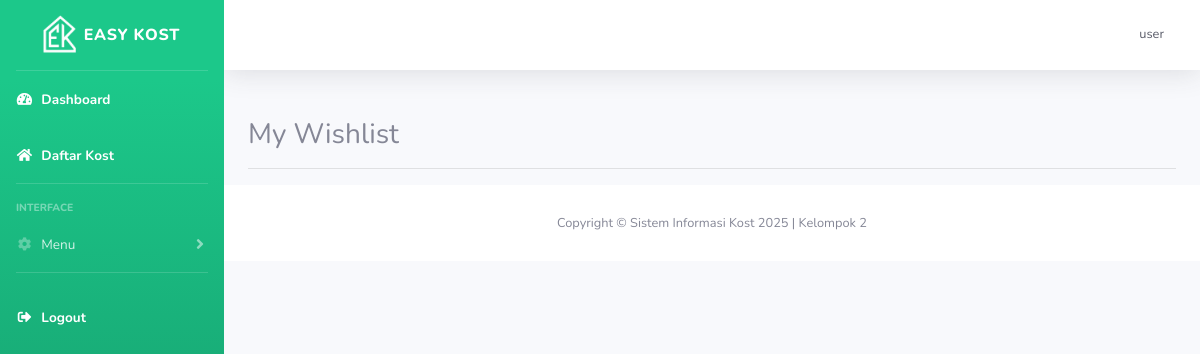
Page /kost/wishlist.php (signed in) on the earlier database version.
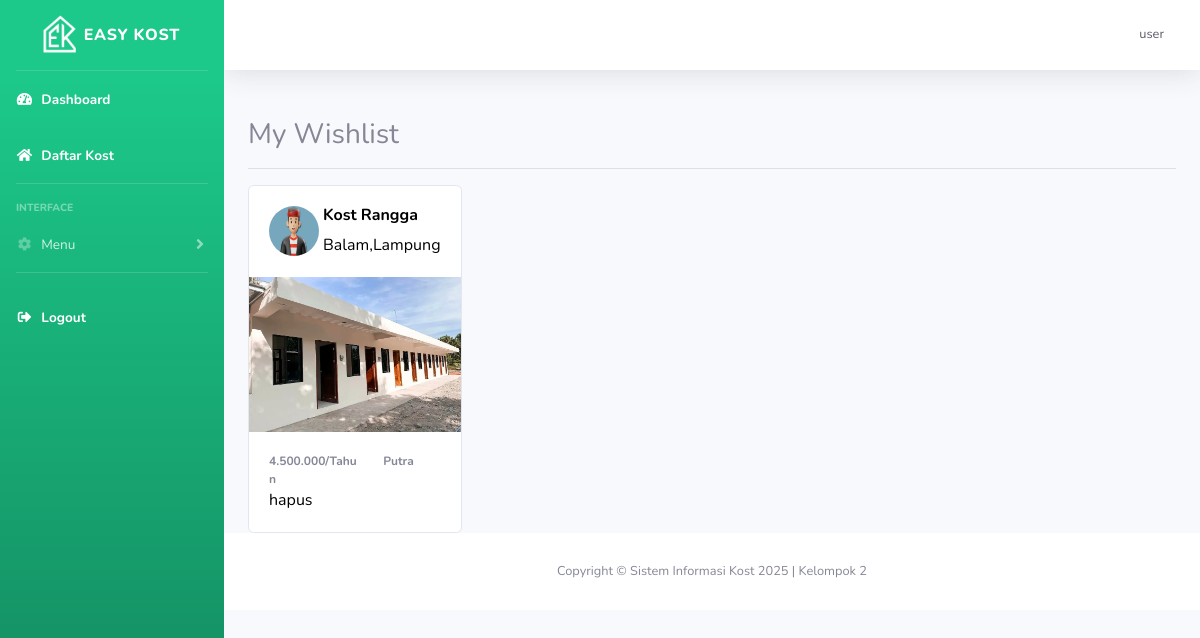
Same page on the later database version.
### tables this page shows
CREATE TABLE `wishlist` (
  `id_wishlist` int(11) NOT NULL,
  `id_kost` int(11) NOT NULL,
  `id_user` int(11) NOT NULL
);

CREATE TABLE `user` (
  `id` int(11) NOT NULL,
  `nama_lengkap` varchar(255) NOT NULL,
  `email` varchar(255) NOT NULL,
  `username` varchar(255) NOT NULL,
  `password` varchar(255) NOT NULL,
  `no_hp` varchar(255) NOT NULL,
  `pekerjaan` varchar(255) NOT NULL,
  `jenis_kelamin` varchar(25) NOT NULL,
  `foto_ktp` varchar(255) NOT NULL,
  `foto_profil` text NOT NULL,
  `roles` int(11) NOT NULL,
  `id_kost_saya` int(11) NOT NULL
);

CREATE TABLE `kost` (
  `id_kost` int(11) NOT NULL,
  `nama_kost` varchar(255) NOT NULL,
  `tipe_kost` varchar(255) NOT NULL,
  `jenis_kost` varchar(255) NOT NULL,
  `jumlah_kamar` int(11) NOT NULL,
  `tanggal_tagih` date NOT NULL,
  `nama_pemilik` text NOT NULL,
  `nama_bank` text NOT NULL,
  `no_rekening` int(11) NOT NULL,
  `foto_bangunan_utama` varchar(255) NOT NULL,
  `foto_kamar` varchar(255) NOT NULL,
  `foto_kamar_mandi` varchar(255) NOT NULL,
  `foto_interior` varchar(255) NOT NULL,
  `provinsi` varchar(25) NOT NULL,
  `kota` varchar(25) NOT NULL,
  `kecamatan` varchar(25) NOT NULL,
  `kelurahan` varchar(25) NOT NULL,
  `alamat` varchar(255) NOT NULL,
  `harga_sewa` int(11) NOT NULL,
  `kontak` varchar(255) NOT NULL,
  `deskripsi` text NOT NULL,
  `id_pemilik` int(11) NOT NULL,
  `fasilitas_kost` text NOT NULL
);

### kost/wishlist.php (the view, shortened to what this page needs)
<?php
include "template/header.php";
$f = mysqli_fetch_array(mysqli_query($koneksi, "SELECT * FROM user WHERE username='$username'"));
$id = $f['id'];
$query = "SELECT * FROM kost JOIN user ON kost.id_pemilik = user.id JOIN wishlist ON kost.id_kost=wishlist.id_kost WHERE id_user='$id'";
$data = mysqli_query($koneksi, $query);
?>
<div class="container">
  <h3>My Wishlist</h3>
  <hr>
  <div class="row">
    <?php
    while ($d = mysqli_fetch_array($data)) {
    ?>
      <a href="tampilan-kost.php?id_kost=<?php echo $d['id_kost'] ?>">
        <div class="col-md-3">
          <div class="card kost-card">
            <div class="card-body d-flex flex-row">
              <img src="../img/profil/<?php echo $d['foto_profil'] ?>" class="rounded-circle mr-3" height="50px" width="50px" alt="avatar">
              <div>
                <div class="row">
                  <h6 class="card-title font-weight-bold mb-2"><?php echo $d['nama_kost'] ?></h6>
                </div>
                <div class="row">
                  <p class="card-text"><?php echo $d['kota'] . ',' . $d['provinsi'] ?></p>
                </div>
              </div>
            </div>
            <div class="view overlay">
              <img class="card-img-top rounded-0" src="../img/foto_kost/kamar/<?php echo $d['foto_kamar'] ?>" alt="Card image cap">
            </div>
            <div class="card-body">
              <div class="row">
                <div class="col-md-7" style="font-size:12px;font-weight:bold"><?php echo number_format($d['harga_sewa'], 0, ',', '.') . '/' . $d['tipe_kost'] ?></div>
                <div class="col" style="font-size:12px;font-weight:bold"><?php echo $d['jenis_kost'] ?></div>
              </div>
              <div class="row">
                <div class="col"><a href="php/hapus-wishlist.php?id_kost=<?php echo $d['id_kost'] ?>">hapus</a></div>
              </div>
            </div>
          </div>
        </div>
      </a>
    <?php } ?>
  </div>
</div>
<?php
include "template/footer.php";
?>

### kost/template/header.php (shortened to what this page needs)
<head>
    <?php
    include '../php/koneksi.php';
    $username = $_SESSION['username'];
    $data = mysqli_query($koneksi, "SELECT * FROM user WHERE username='$username'");
    $d = mysqli_fetch_array($data);
    ?>
    <link href="vendor/fontawesome-free/css/all.min.css" rel="stylesheet" type="text/css">
    <link rel="stylesheet" type="text/css" href="css/sb-admin-2.css">
    <link rel="stylesheet" type="text/css" href="css/sb-admin-2.min.css">
</head>
<body id="page-top">
    <div id="wrapper">
        <ul class="navbar-nav bg-gradient-success sidebar sidebar-dark accordion" id="accordionSidebar">
            <a class="sidebar-brand d-flex align-items-center justify-content-center" href="index.php">
                <div class="sidebar-brand-icon">
                    <img src="../img/logo/logokost.png" style="width:40px; height: 40px;" alt="pp">
                </div>
                <div class="sidebar-brand-text mx-1">EASY KOST</div>
            </a>
            <hr class="sidebar-divider my-0">
            <li class="nav-item active">
                <a class="nav-link" href="index.php">
                    <i class="fas fa-fw fa-tachometer-alt"></i>
                    <span>Dashboard</span></a>
            </li>
            <li class="nav-item active">
                <a class="nav-link" href="daftar-kost.php">
                    <i class="fas fa-fw fa-home"></i>
                    <span>Daftar Kost</span>
                </a>
                <hr class="sidebar-divider">
                <div class="sidebar-heading">
                    Interface
                </div>
                <?php
                if ($d['roles'] == 1) {
                ?>
            <li class="nav-item">
                <a class="nav-link collapsed" href="#" data-toggle="collapse" data-target="#collapseTwo" aria-expanded="true" aria-controls="collapseTwo">
                    <i class="fas fa-fw fa-cog"></i>
                    <span>Menu</span>
                </a>
            </li>
        <?php } else if ($d['roles'] == 2) { ?>
            <li class="nav-item">
                <a class="nav-link collapsed" href="#" data-toggle="collapse" data-target="#collapseTwo" aria-expanded="true" aria-controls="collapseTwo">
                    <i class="fas fa-fw fa-cog"></i>
                    <span>Owner Menu</span>
                </a>
                <div id="collapseTwo" class="collapse" aria-labelledby="headingTwo" data-parent="#accordionSidebar">
                    <div class="bg-white py-2 collapse-inner rounded">
                        <h6 class="collapse-header">Daftar Menu:</h6>
                        <a class="collapse-item" href="tambah_kos.php">Tambah Kost</a>
                        <a class="collapse-item" href="properti.php">Kost Saya</a>
                        <!-- <a class="collapse-item" href="#">Keuangan</a>
                        <a class="collapse-item" href="#">Tagihan</a> -->
                        <a class="collapse-item" href="profil.php">Profilku</a>
                    </div>
                </div>
            </li>
        <?php } else if ($d['roles'] == 3) { ?>
            <li class="nav-item">
                <a class="nav-link collapsed" href="#" data-toggle="collapse" data-target="#collapseTwo" aria-expanded="true" aria-controls="collapseTwo">
                    <i class="fas fa-fw fa-cog"></i>
                    <span>Admin Menu</span>
                </a>
                <div id="collapseTwo" class="collapse" aria-labelledby="headingTwo" data-parent="#accordionSidebar">
                    <div class="bg-white py-2 collapse-inner rounded">
                        <h6 class="collapse-header">Daftar Menu:</h6>
                        <a class="collapse-item" href="user.php">User</a>
                        <a class="collapse-item" href="kost_management.php">Kost</a>
                        <a class="collapse-item" href="semua_transaksi.php">Management Transaksi</a>
                    </div>
                </div>
            </li>
        <?php } ?>
        <hr class="sidebar-divider">
        <li class="nav-item active">
            <a class="nav-link" href="logout.php">
                <i class="fas fa-fw fa-sign-out-alt"></i>
                <span>Logout</span>
            </a>
        </li>
        </ul>
        <div id="content-wrapper" class="d-flex flex-column">
            <div id="content">
                <nav class="navbar navbar-expand navbar-light bg-white topbar mb-4 static-top shadow">
                    <ul class="navbar-nav ml-auto">
                        <li class="nav-item dropdown no-arrow">
                            <a class="nav-link dropdown-toggle" href="#" id="userDropdown" role="button" data-toggle="dropdown" aria-haspopup="true" aria-expanded="false">
                                <span class="mr-2 d-none d-lg-inline text-gray-800 small"><?php echo $_SESSION['username']; ?></span>
                            </a>
                        </li>
                    </ul>
                </nav>

### kost/template/footer.php (shortened to what this page needs)
<footer class="sticky-footer bg-white">
    <div class="container my-auto">
        <div class="copyright text-center my-auto">
            <span>Copyright &copy; Sistem Informasi Kost 2025 | Kelompok 2</span>
        </div>
    </div>
</footer>
</div>
</div>
</body>

### kost/wishlist.php (style rules this page uses)
a { text-decoration: none; color: black; }

Differences in the rows shown:
added wishlist: user.foto_profil (picture), id_kost.nama_kost "Kost Rangga", id_kost.kota "Balam", id_kost.provinsi "Lampung", id_kost.foto_kamar (picture), id_kost.harga_sewa "4.500.000", id_kost.tipe_kost "Tahun", id_kost.jenis_kost "Putra"
